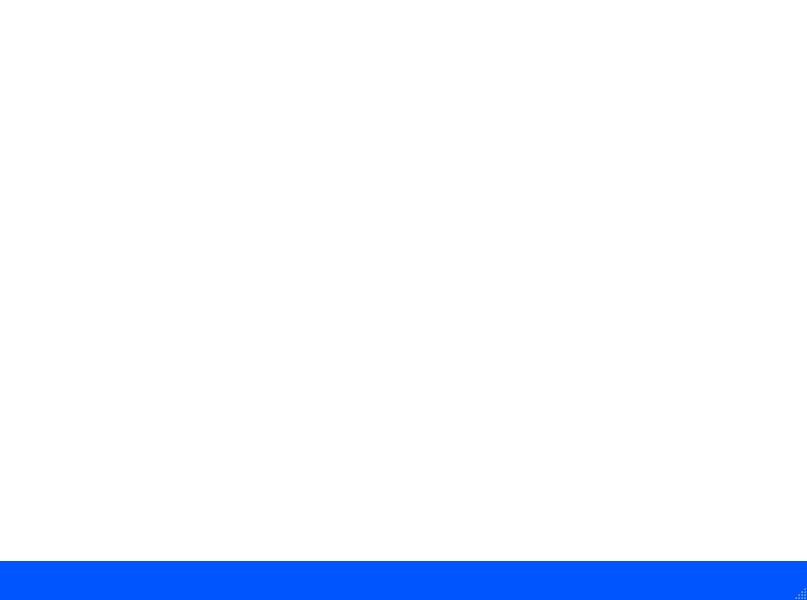
<?xml version="1.0" encoding="UTF-8"?>
<ui version="4.0">
 <class>MainWindow</class>
 <widget class="QMainWindow" name="MainWindow">
  <property name="geometry">
   <rect>
    <x>0</x>
    <y>0</y>
    <width>807</width>
    <height>600</height>
   </rect>
  </property>
  <property name="palette">
   <palette>
    <active>
     <colorrole role="WindowText">
      <brush brushstyle="SolidPattern">
       <color alpha="255">
        <red>0</red>
        <green>0</green>
        <blue>0</blue>
       </color>
      </brush>
     </colorrole>
     <colorrole role="Button">
      <brush brushstyle="SolidPattern">
       <color alpha="255">
        <red>0</red>
        <green>85</green>
        <blue>255</blue>
       </color>
      </brush>
     </colorrole>
     <colorrole role="Light">
      <brush brushstyle="SolidPattern">
       <color alpha="255">
        <red>127</red>
        <green>170</green>
        <blue>255</blue>
       </color>
      </brush>
     </colorrole>
     <colorrole role="Midlight">
      <brush brushstyle="SolidPattern">
       <color alpha="255">
        <red>63</red>
        <green>127</green>
        <blue>255</blue>
       </color>
      </brush>
     </colorrole>
     <colorrole role="Dark">
      <brush brushstyle="SolidPattern">
       <color alpha="255">
        <red>0</red>
        <green>42</green>
        <blue>127</blue>
       </color>
      </brush>
     </colorrole>
     <colorrole role="Mid">
      <brush brushstyle="SolidPattern">
       <color alpha="255">
        <red>0</red>
        <green>56</green>
        <blue>170</blue>
       </color>
      </brush>
     </colorrole>
     <colorrole role="Text">
      <brush brushstyle="SolidPattern">
       <color alpha="255">
        <red>0</red>
        <green>0</green>
        <blue>0</blue>
       </color>
      </brush>
     </colorrole>
     <colorrole role="BrightText">
      <brush brushstyle="SolidPattern">
       <color alpha="255">
        <red>255</red>
        <green>255</green>
        <blue>255</blue>
       </color>
      </brush>
     </colorrole>
     <colorrole role="ButtonText">
      <brush brushstyle="SolidPattern">
       <color alpha="255">
        <red>0</red>
        <green>0</green>
        <blue>0</blue>
       </color>
      </brush>
     </colorrole>
     <colorrole role="Base">
      <brush brushstyle="SolidPattern">
       <color alpha="255">
        <red>255</red>
        <green>255</green>
        <blue>255</blue>
       </color>
      </brush>
     </colorrole>
     <colorrole role="Window">
      <brush brushstyle="SolidPattern">
       <color alpha="255">
        <red>0</red>
        <green>85</green>
        <blue>255</blue>
       </color>
      </brush>
     </colorrole>
     <colorrole role="Shadow">
      <brush brushstyle="SolidPattern">
       <color alpha="255">
        <red>0</red>
        <green>0</green>
        <blue>0</blue>
       </color>
      </brush>
     </colorrole>
     <colorrole role="AlternateBase">
      <brush brushstyle="SolidPattern">
       <color alpha="255">
        <red>127</red>
        <green>170</green>
        <blue>255</blue>
       </color>
      </brush>
     </colorrole>
     <colorrole role="ToolTipBase">
      <brush brushstyle="SolidPattern">
       <color alpha="255">
        <red>255</red>
        <green>255</green>
        <blue>220</blue>
       </color>
      </brush>
     </colorrole>
     <colorrole role="ToolTipText">
      <brush brushstyle="SolidPattern">
       <color alpha="255">
        <red>0</red>
        <green>0</green>
        <blue>0</blue>
       </color>
      </brush>
     </colorrole>
    </active>
    <inactive>
     <colorrole role="WindowText">
      <brush brushstyle="SolidPattern">
       <color alpha="255">
        <red>0</red>
        <green>0</green>
        <blue>0</blue>
       </color>
      </brush>
     </colorrole>
     <colorrole role="Button">
      <brush brushstyle="SolidPattern">
       <color alpha="255">
        <red>0</red>
        <green>85</green>
        <blue>255</blue>
       </color>
      </brush>
     </colorrole>
     <colorrole role="Light">
      <brush brushstyle="SolidPattern">
       <color alpha="255">
        <red>127</red>
        <green>170</green>
        <blue>255</blue>
       </color>
      </brush>
     </colorrole>
     <colorrole role="Midlight">
      <brush brushstyle="SolidPattern">
       <color alpha="255">
        <red>63</red>
        <green>127</green>
        <blue>255</blue>
       </color>
      </brush>
     </colorrole>
     <colorrole role="Dark">
      <brush brushstyle="SolidPattern">
       <color alpha="255">
        <red>0</red>
        <green>42</green>
        <blue>127</blue>
       </color>
      </brush>
     </colorrole>
     <colorrole role="Mid">
      <brush brushstyle="SolidPattern">
       <color alpha="255">
        <red>0</red>
        <green>56</green>
        <blue>170</blue>
       </color>
      </brush>
     </colorrole>
     <colorrole role="Text">
      <brush brushstyle="SolidPattern">
       <color alpha="255">
        <red>0</red>
        <green>0</green>
        <blue>0</blue>
       </color>
      </brush>
     </colorrole>
     <colorrole role="BrightText">
      <brush brushstyle="SolidPattern">
       <color alpha="255">
        <red>255</red>
        <green>255</green>
        <blue>255</blue>
       </color>
      </brush>
     </colorrole>
     <colorrole role="ButtonText">
      <brush brushstyle="SolidPattern">
       <color alpha="255">
        <red>0</red>
        <green>0</green>
        <blue>0</blue>
       </color>
      </brush>
     </colorrole>
     <colorrole role="Base">
      <brush brushstyle="SolidPattern">
       <color alpha="255">
        <red>255</red>
        <green>255</green>
        <blue>255</blue>
       </color>
      </brush>
     </colorrole>
     <colorrole role="Window">
      <brush brushstyle="SolidPattern">
       <color alpha="255">
        <red>0</red>
        <green>85</green>
        <blue>255</blue>
       </color>
      </brush>
     </colorrole>
     <colorrole role="Shadow">
      <brush brushstyle="SolidPattern">
       <color alpha="255">
        <red>0</red>
        <green>0</green>
        <blue>0</blue>
       </color>
      </brush>
     </colorrole>
     <colorrole role="AlternateBase">
      <brush brushstyle="SolidPattern">
       <color alpha="255">
        <red>127</red>
        <green>170</green>
        <blue>255</blue>
       </color>
      </brush>
     </colorrole>
     <colorrole role="ToolTipBase">
      <brush brushstyle="SolidPattern">
       <color alpha="255">
        <red>255</red>
        <green>255</green>
        <blue>220</blue>
       </color>
      </brush>
     </colorrole>
     <colorrole role="ToolTipText">
      <brush brushstyle="SolidPattern">
       <color alpha="255">
        <red>0</red>
        <green>0</green>
        <blue>0</blue>
       </color>
      </brush>
     </colorrole>
    </inactive>
    <disabled>
     <colorrole role="WindowText">
      <brush brushstyle="SolidPattern">
       <color alpha="255">
        <red>0</red>
        <green>42</green>
        <blue>127</blue>
       </color>
      </brush>
     </colorrole>
     <colorrole role="Button">
      <brush brushstyle="SolidPattern">
       <color alpha="255">
        <red>0</red>
        <green>85</green>
        <blue>255</blue>
       </color>
      </brush>
     </colorrole>
     <colorrole role="Light">
      <brush brushstyle="SolidPattern">
       <color alpha="255">
        <red>127</red>
        <green>170</green>
        <blue>255</blue>
       </color>
      </brush>
     </colorrole>
     <colorrole role="Midlight">
      <brush brushstyle="SolidPattern">
       <color alpha="255">
        <red>63</red>
        <green>127</green>
        <blue>255</blue>
       </color>
      </brush>
     </colorrole>
     <colorrole role="Dark">
      <brush brushstyle="SolidPattern">
       <color alpha="255">
        <red>0</red>
        <green>42</green>
        <blue>127</blue>
       </color>
      </brush>
     </colorrole>
     <colorrole role="Mid">
      <brush brushstyle="SolidPattern">
       <color alpha="255">
        <red>0</red>
        <green>56</green>
        <blue>170</blue>
       </color>
      </brush>
     </colorrole>
     <colorrole role="Text">
      <brush brushstyle="SolidPattern">
       <color alpha="255">
        <red>0</red>
        <green>42</green>
        <blue>127</blue>
       </color>
      </brush>
     </colorrole>
     <colorrole role="BrightText">
      <brush brushstyle="SolidPattern">
       <color alpha="255">
        <red>255</red>
        <green>255</green>
        <blue>255</blue>
       </color>
      </brush>
     </colorrole>
     <colorrole role="ButtonText">
      <brush brushstyle="SolidPattern">
       <color alpha="255">
        <red>0</red>
        <green>42</green>
        <blue>127</blue>
       </color>
      </brush>
     </colorrole>
     <colorrole role="Base">
      <brush brushstyle="SolidPattern">
       <color alpha="255">
        <red>0</red>
        <green>85</green>
        <blue>255</blue>
       </color>
      </brush>
     </colorrole>
     <colorrole role="Window">
      <brush brushstyle="SolidPattern">
       <color alpha="255">
        <red>0</red>
        <green>85</green>
        <blue>255</blue>
       </color>
      </brush>
     </colorrole>
     <colorrole role="Shadow">
      <brush brushstyle="SolidPattern">
       <color alpha="255">
        <red>0</red>
        <green>0</green>
        <blue>0</blue>
       </color>
      </brush>
     </colorrole>
     <colorrole role="AlternateBase">
      <brush brushstyle="SolidPattern">
       <color alpha="255">
        <red>0</red>
        <green>85</green>
        <blue>255</blue>
       </color>
      </brush>
     </colorrole>
     <colorrole role="ToolTipBase">
      <brush brushstyle="SolidPattern">
       <color alpha="255">
        <red>255</red>
        <green>255</green>
        <blue>220</blue>
       </color>
      </brush>
     </colorrole>
     <colorrole role="ToolTipText">
      <brush brushstyle="SolidPattern">
       <color alpha="255">
        <red>0</red>
        <green>0</green>
        <blue>0</blue>
       </color>
      </brush>
     </colorrole>
    </disabled>
   </palette>
  </property>
  <property name="windowTitle">
   <string>MainWindow</string>
  </property>
  <widget class="QWidget" name="centralwidget">
   <widget class="QLabel" name="label">
    <property name="geometry">
     <rect>
      <x>0</x>
      <y>0</y>
      <width>811</width>
      <height>561</height>
     </rect>
    </property>
    <property name="styleSheet">
     <string notr="true">background-image: url('C:/source/pythonQSG/PyQt6 Apps/images/personnel2.png');
background-repeat: no-repeat;
background-position: center;
background-attachment: fixed;
background-color: white; /* Fallback color */</string>
    </property>
    <property name="text">
     <string/>
    </property>
   </widget>
  </widget>
  <widget class="QMenuBar" name="menubar">
   <property name="geometry">
    <rect>
     <x>0</x>
     <y>0</y>
     <width>807</width>
     <height>23</height>
    </rect>
   </property>
  </widget>
  <widget class="QStatusBar" name="statusbar"/>
 </widget>
 <resources/>
 <connections/>
</ui>
